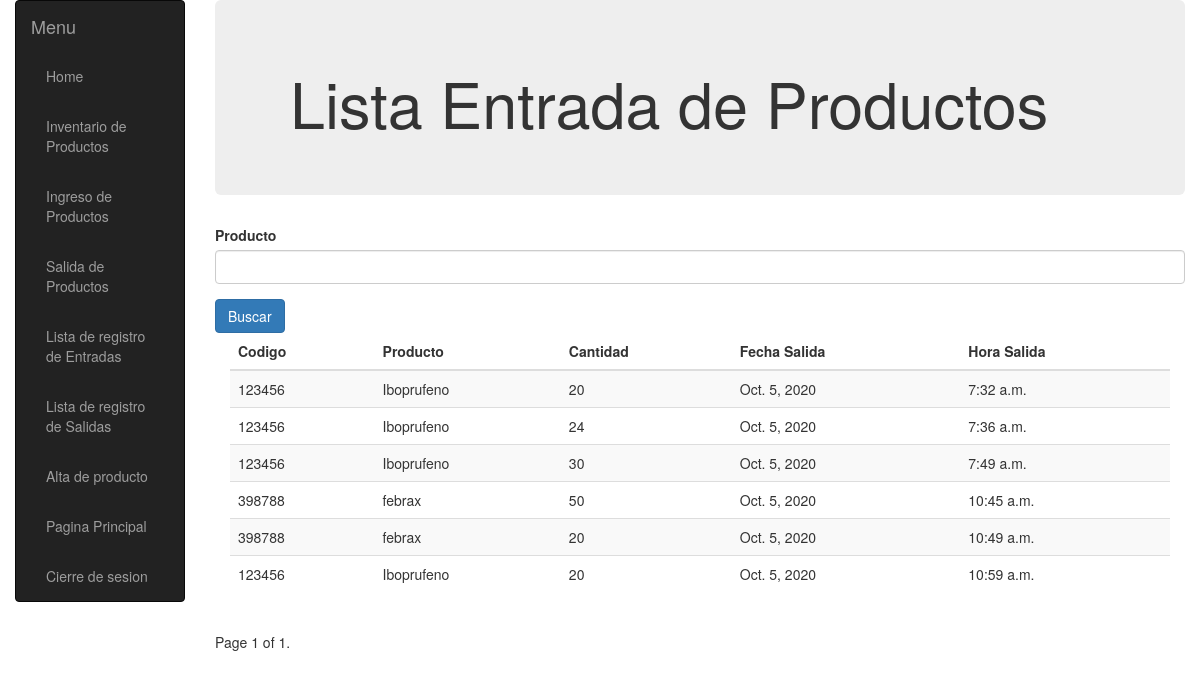
The page /almacen/lentradas/ (signed in) on the database its author committed.
### almacen/models.py (models this page shows, shortened)
class regEntrada(models.Model):
    inventario=models.ForeignKey('Inventario', on_delete=models.CASCADE, null=True)
    cantidad = models.IntegerField(default=0)
    fecha = models.DateField(null=True, blank=True)
    hora=models.TimeField(null=True, blank=True)
    user = models.ForeignKey(User, on_delete=models.SET_NULL, null=True, blank=True)

class Inventario(models.Model):
    producto=models.ForeignKey('Producto', on_delete=models.CASCADE, null=True)
    cantidad=models.IntegerField(default=0)
    codigob = models.CharField(max_length=200)

class Producto(models.Model):
    id = models.UUIDField(primary_key=True, default=uuid.uuid4, help_text="ID único para este producto")
    nombre = models.CharField(max_length=200)
    descripcion = models.TextField(max_length=1000,  help_text="Ingrese una breve descripción del producto")
    minimo = models.IntegerField(default=0)
    maximo = models.IntegerField(default=0)

### almacen/views.py (the view)
@login_required(login_url='/accounts/login/')
def EntradaListView(request):
    if request.method == 'POST':
        form = BuscarProductForm(request.POST)
        if form.is_valid():
            busproducto=request.POST.get('producto')
            entrada_list = regEntrada.objects.select_related('inventario__producto').filter(inventario__producto__nombre__icontains=busproducto)
    else:
        entrada_list = regEntrada.objects.select_related('inventario__producto')
    form = BuscarProductForm()
    paginator = Paginator(entrada_list, 10)
    page_number = request.GET.get('page')
    page_obj = paginator.get_page(page_number)
    return render(
        request, 'entradas_list.html',
        {'form':form, 'page_obj': page_obj}
        )

### almacen/forms.py
class BuscarProductForm(forms.Form):
    producto = forms.CharField(max_length=140, required=True, help_text="Ingrese producto a buscar")
    def __init__(self,*args, **kwargs):
        super(BuscarProductForm, self).__init__(*args, **kwargs)
        for name in self.fields.keys():
            self.fields[name].widget.attrs.update({
                'class':'form-control',
            })
    class Meta:
        model=Producto
        fields=("__all__")

### almacen/templates/entradas_list.html (shortened to what this page needs)
{% extends "base_generic.html" %}
{% block content %}
<div class="jumbotron">
    <div class="container">
<h1>Lista Entrada de Productos</h1>
</div>
</div>
<div class="container-fluid">
    <form method="POST" id="consulta-form" action="{% url 'lentradas' %}">
        <div class="row">
            {% for field in form %}
            <div class="form-group col-4">
                <label class="col-12">{{ field.label }}</label>
                {{ field }}
            </div>
            {% endfor %}
            <input type="submit" class="btn btn-primary" value="Buscar" />
        </div>
    </form>
</div>
{% if page_obj %}
<div class="container-fluid">
    <table class="table table-striped table-sm" id="my_entrada">
        <thead>
            <tr>
                <th>Codigo</th>
                <th>Producto</th>
                <th>Cantidad</th>
                <th>Fecha Salida</th>
                <th>Hora Salida</th>
            </tr>
        </thead>
        <tbody id="my_registro">
    {% for entrada in page_obj %}
   <tr>
      <td> {{entrada.inventario.codigob }}</td>
      <td> {{entrada.inventario.producto.nombre}}</td>
      <td> {{entrada.cantidad}}</td>
      <td> {{entrada.fecha}}</td>
      <td> {{entrada.hora}}</td>
 </tr>
    {% endfor %}
</tbody>
</table>
</div>
<div class="pagination">
    <span class="page-links">
        <span class="page-current">
            Page {{ page_obj.number }} of {{ page_obj.paginator.num_pages }}.
        </span>
    </span>
</div>
{% else %}
<p>No hay registro de entradas en el almacen.</p>
{% endif %}
{% endblock %}

### rows shown on the page
regEntrada: inventario.codigob "123456", inventario.producto.nombre "Iboprufeno", cantidad "20", fecha "Oct. 5, 2020", hora "7:32 a.m."
regEntrada: inventario.codigob "123456", inventario.producto.nombre "Iboprufeno", cantidad "24", fecha "Oct. 5, 2020", hora "7:36 a.m."
regEntrada: inventario.codigob "123456", inventario.producto.nombre "Iboprufeno", cantidad "30", fecha "Oct. 5, 2020", hora "7:49 a.m."
regEntrada: inventario.codigob "398788", inventario.producto.nombre "febrax", cantidad "50", fecha "Oct. 5, 2020", hora "10:45 a.m."
regEntrada: inventario.codigob "398788", inventario.producto.nombre "febrax", cantidad "20", fecha "Oct. 5, 2020", hora "10:49 a.m."
regEntrada: inventario.codigob "123456", inventario.producto.nombre "Iboprufeno", cantidad "20", fecha "Oct. 5, 2020", hora "10:59 a.m."

### other values the page prints
{{ field.label }} "Producto"
{{ page_obj.number }} "1"
{{ page_obj.paginator.num_pages }} "1"
